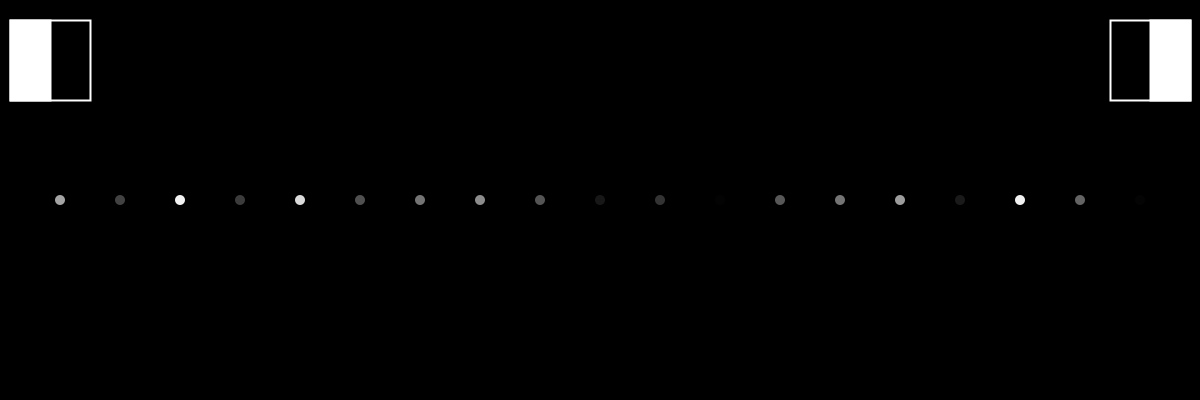
Frame 1 (no input)
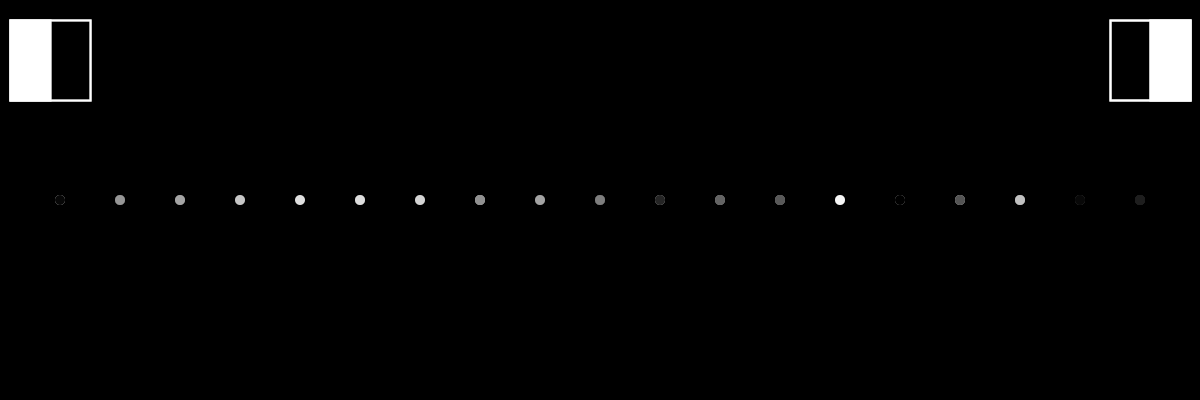
Frame 60 (the mouse pressed at the canvas centre just before this capture)
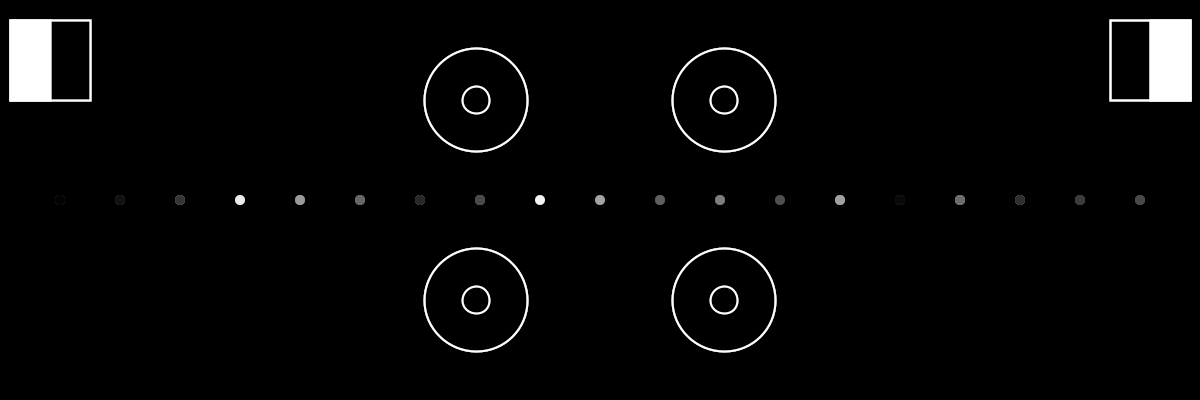
Frame 120 (the mouse held since frame 60 and released just before this capture)

The Processing sketch that drew these frames (run headless with seeded random() and noise(); from frame 60 on, the mouse is pressed at the canvas centre):

// Processing sketch: processing_71191
// ── processing_71191.pde

void setup() {
  size(1200,400);
  background(0);  
  smooth();
}



void draw() {
  //background(0);
  fill(0,0,0,75);
  rect(0,0,width,height);
  //fill(2,247,229,0);
  stroke(255);
  strokeWeight(2);
  ellipse(map(mouseX,0,1000,-20,1220),100,map(mouseX,0,1200,5,200), map(mouseX,0,1200,5,200));
  ellipse(map(mouseX,0,1000,-20,1220),300,map(mouseX,0,1200,5,200), map(mouseX,0,1200,5,200));
  //LEFT SIDE INNER CIRCLES
  ellipse(map(mouseX,0,1000,-20,1220),100,map(mouseX,0,1200,5,50), map(mouseX,0,1200,5,50));
  ellipse(map(mouseX,0,1000,-20,1220),300,map(mouseX,0,1200,5,50), map(mouseX,0,1200,5,50));


  ellipse(map(mouseX,0,1000,1220,-20),100,map(mouseX,0,1200,5,200), map(mouseX,0,1200,5,200));
  ellipse(map(mouseX,0,1000,1220,-20),300,map(mouseX,0,1200,5,200), map(mouseX,0,1200,5,200));
  //RIGHT SIDE INNER CIRCLES
  ellipse(map(mouseX,0,1000,1220,-20),100,map(mouseX,0,1200,5,50), map(mouseX,0,1200,5,50));
  ellipse(map(mouseX,0,1000,1220,-20),300,map(mouseX,0,1200,5,50), map(mouseX,0,1200,5,50));


      strokeWeight(2);
      rect(10,20,80,80);
      fill(255);
      rect(10,20,40,80);
      fill(255);
      rect(1150,20,40,80);
      noFill();
      rect(1110,20,80,80);
  
  
  if (mouseButton == LEFT){
    background(random(0,255),13,13);
    fill(random(180,255));
    noStroke();
    ellipse(random(0,1200),random(0,1200),random(0,100),random(0,100));
    ellipse(random(0,1200),random(0,1200),random(0,100),random(0,100));
    ellipse(random(0,1200),random(0,1200),random(0,100),random(0,100));
    ellipse(random(0,1200),random(0,1200),random(0,100),random(0,100));
    ellipse(random(0,1200),random(0,1200),random(0,100),random(0,100));
    ellipse(random(0,1200),random(0,1200),random(0,100),random(0,100));
    ellipse(random(0,1200),random(0,1200),random(0,100),random(0,100));
    ellipse(random(0,1200),random(0,1200),random(0,100),random(0,100));
    ellipse(random(0,1200),random(0,1200),random(0,100),random(0,100));
    ellipse(random(0,1200),random(0,1200),random(0,100),random(0,100));
    ellipse(random(0,1200),random(0,1200),random(0,100),random(0,100));
    ellipse(random(0,1200),random(0,1200),random(0,100),random(0,100));
    ellipse(random(0,1200),random(0,1200),random(0,100),random(0,100));
    ellipse(random(0,1200),random(0,1200),random(0,100),random(0,100));
    ellipse(random(0,1200),random(0,1200),random(0,100),random(0,100));
    ellipse(random(0,1200),random(0,1200),random(0,100),random(0,100));
    ellipse(random(0,1200),random(0,1200),random(0,100),random(0,100));
    ellipse(random(0,1200),random(0,1200),random(0,100),random(0,100));
    ellipse(random(0,1200),random(0,1200),random(0,100),random(0,100));
    ellipse(random(0,1200),random(0,1200),random(0,100),random(0,100));
    ellipse(random(0,1200),random(0,1200),random(0,100),random(0,100));
    ellipse(random(0,1200),random(0,1200),random(0,100),random(0,100));
    ellipse(random(0,1200),random(0,1200),random(0,100),random(0,100));
    ellipse(random(0,1200),random(0,1200),random(0,100),random(0,100));
    ellipse(random(0,1200),random(0,1200),random(0,100),random(0,100));
    ellipse(random(0,1200),random(0,1200),random(0,100),random(0,100));
    ellipse(random(0,1200),random(0,1200),random(0,100),random(0,100));
    ellipse(random(0,1200),random(0,1200),random(0,100),random(0,100));
    ellipse(random(0,1200),random(0,1200),random(0,100),random(0,100));
    rect(random(0,1200),random(0,1200),20,20);
    rect(random(0,1200),random(0,1200),20,20);
    rect(random(0,1200),random(0,1200),20,20);
    rect(random(0,1200),random(0,1200),20,20);
    rect(random(0,1200),random(0,1200),20,20);
    rect(random(0,1200),random(0,1200),20,20);
    rect(random(0,1200),random(0,1200),20,20);
    rect(random(0,1200),random(0,1200),20,20);
    rect(random(0,1200),random(0,1200),20,20);
    rect(random(0,1200),random(0,1200),20,20);
    rect(random(0,1200),random(0,1200),20,20);
    rect(random(0,1200),random(0,1200),20,20);
    rect(random(0,1200),random(0,1200),20,20);
    rect(random(0,1200),random(0,1200),20,20);
    rect(random(0,1200),random(0,1200),20,20);
    rect(random(0,1200),random(0,1200),20,20);
    rect(random(0,1200),random(0,1200),20,20);
    //noStroke();
    //ellipse(pmouseX,pmouseY,random(0,200),random(0,200));
    strokeWeight(4);
    ellipse(map(mouseX,0,1000,-20,1220),100, random(map(mouseX,0,1200,0,350)), random(map(mouseX,0,1200,0,350)));
    ellipse(map(mouseX,0,1000,-20,1220),300,random(map(mouseX,0,1200,0,350)), random(map(mouseX,0,1200,0,350)));
    
    ellipse(map(mouseX,0,1000,1220,-20),100,random(map(mouseX,0,1200,0,350)), random(map(mouseX,0,1200,0,350)));
    ellipse(map(mouseX,0,1000,1220,-20),300,random(map(mouseX,0,1200,0,350)), random(map(mouseX,0,1200,0,350)));
    
    stroke(0);
    strokeWeight(3);
    fill(0);
    ellipse(map(mouseX,0,1000,-20,1220),100,random(map(mouseX,0,1200,0,100)), random(map(mouseX,0,1200,0,100)));
    ellipse(map(mouseX,0,1000,-20,1220),300,random(map(mouseX,0,1200,0,100)), random(map(mouseX,0,1200,0,100)));
    
    ellipse(map(mouseX,0,1000,1220,-20),100,random(map(mouseX,0,1200,0,100)), random(map(mouseX,0,1200,0,100)));
    ellipse(map(mouseX,0,1000,1220,-20),300,random(map(mouseX,0,1200,0,100)), random(map(mouseX,0,1200,0,100))); 
    
    if (key == 'b') {
      fill(0,0,0,75);
      //background(0);
      rect(0,0,width,height);
      stroke(255);
      strokeWeight(2);
      ellipse(map(mouseX,0,1000,-20,1220),100,map(mouseX,0,1200,5,200), map(mouseX,0,1200,5,200));
      ellipse(map(mouseX,0,1000,-20,1220),300,map(mouseX,0,1200,5,200), map(mouseX,0,1200,5,200));
      //LEFT SIDE INNER CIRCLES
      ellipse(map(mouseX,0,1000,-20,1220),100,map(mouseX,0,1200,5,50), map(mouseX,0,1200,5,50));
      ellipse(map(mouseX,0,1000,-20,1220),300,map(mouseX,0,1200,5,50), map(mouseX,0,1200,5,50));


      ellipse(map(mouseX,0,1000,1220,-20),100,map(mouseX,0,1200,5,200), map(mouseX,0,1200,5,200));
      ellipse(map(mouseX,0,1000,1220,-20),300,map(mouseX,0,1200,5,200), map(mouseX,0,1200,5,200));
      //RIGHT SIDE INNER CIRCLES
      ellipse(map(mouseX,0,1000,1220,-20),100,map(mouseX,0,1200,5,50), map(mouseX,0,1200,5,50));
      ellipse(map(mouseX,0,1000,1220,-20),300,map(mouseX,0,1200,5,50), map(mouseX,0,1200,5,50));      
      
      strokeWeight(2);
      rect(10,20,80,80);
      fill(255);
      rect(10,20,40,80);
      fill(255);
      rect(1150,20,40,80);
      noFill();
      rect(1110,20,80,80);
     
    }


}
  

  
  for (int x=60; x<width; x+=60) {
    noStroke();
    fill(random(255));
    ellipse(x,200,10,10);
    
  }
  
  
  
}
